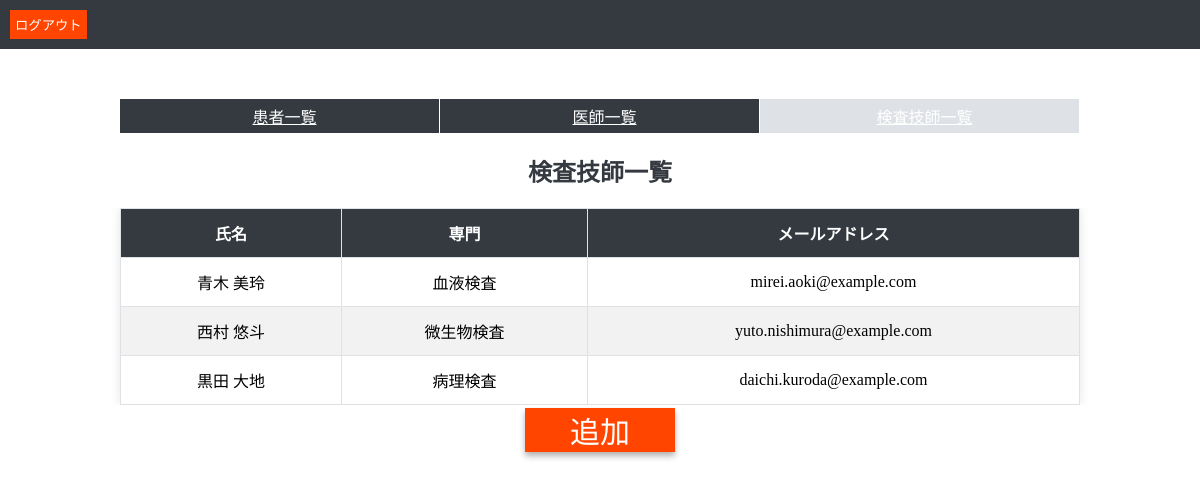
Page /examinations/ (signed in) on the earlier database version.
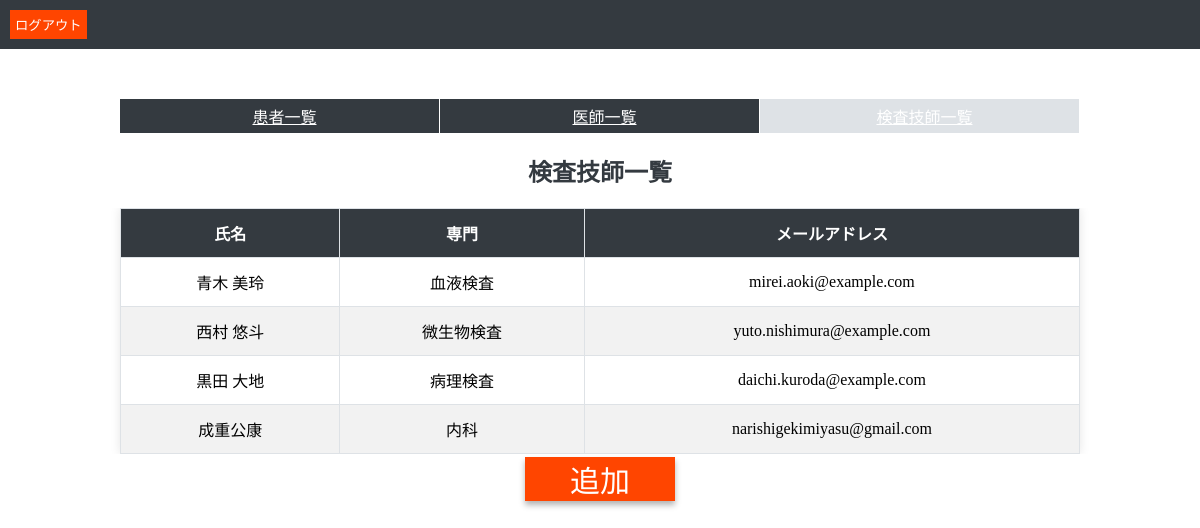
Same page on the later database version.
### myapp/models.py (models this page shows, shortened)
class ExaminationTechnician(models.Model):
    user = models.OneToOneField(User, on_delete=models.CASCADE)
    specialty = models.CharField(max_length=100)

### myapp/views.py (the view)
# urls.py: path('examinations/', examination_list, name='examination_list'),
@login_required
@user_passes_test(is_admin)
def examination_list(request):
    examinations = ExaminationTechnician.objects.all()
    return render(request, 'examination_list.html', {'examinations': examinations})

### myapp/views.py (called while the page is built)
def is_admin(user):
    return user.is_superuser  # 管理者のみ許可

### myapp/templates/examination_list.html (shortened to what this page needs)
{% load static %}
<!DOCTYPE html>
<html lang="en">
<head>
    <link rel="stylesheet" href="{% static 'doctor-list.css' %}">
</head>
<body>
    <header>
  <form action="{% url 'logout' %}" method="post" style="display:inline;">
  <button type="submit" class="logout-btn">ログアウト</button>
</form>
</header>
<nav>
  <ul>
    <li><a href="{% url 'patient_list'%}">患者一覧</a></li>
    <li><a href="{% url 'doctor_list'%}">医師一覧</a></li>
    <li id="current-nav"><a href="">検査技師一覧</a></li>
  </ul>
</nav>
<h2>検査技師一覧</h2>
<div id="main">
  <table>
    <thead>
        <tr>
            <th>氏名</th>
            <th>専門</th>
            <th>メールアドレス</th>
        </tr>
    </thead>
    <tbody>
        {% for examination in examinations %}
        <tr>
            <td>{{ examination.user.username }}</td>
            <td>{{ examination.specialty  }}</td>
            <td>{{ examination.user.email }}</td>
        </tr>
        {% endfor %}
    </tbody>
</table>
</div>
<a href="{% url 'create_examination' %}" id="patient-create-link">追加</a>
</body>
</html>

Differences in the rows shown:
added ExaminationTechnician: user.username "成重公康", specialty "内科", user.email "narishigekimiyasu@gmail.com"
